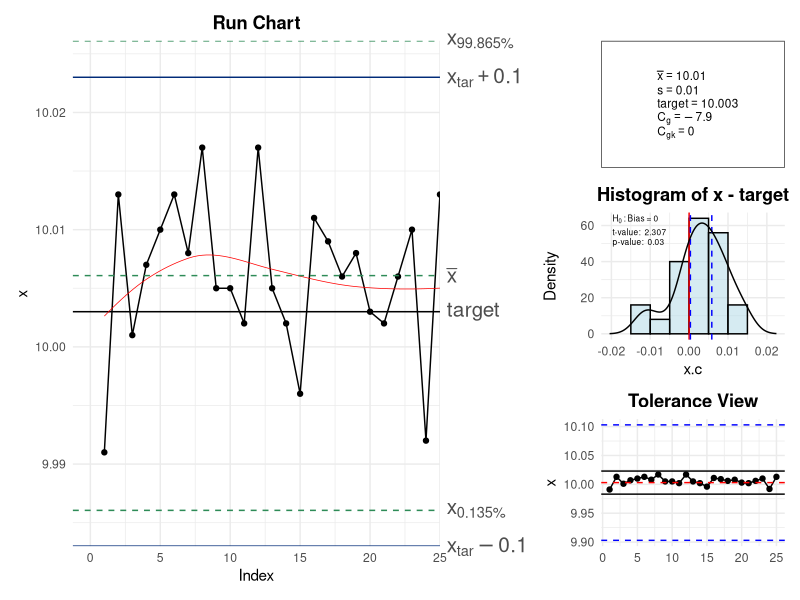

Recreate this plot in R.
library(ggplot2)
library(patchwork)
library(gridExtra)

.cg=function(x, target, tolerance=c(-1,1), ref.interval, facCg, facCgk)
{
  if (missing(x))
    stop("x must be given as a vector")
  if (missing(target))
    target = mean(x)
  if (missing(ref.interval))
    ref.interval = pnorm(3) - pnorm(-3)
  sd = sd(x)
  mean = mean(x)
  ref.ar = qnorm(ref.interval, mean, sd) - qnorm(1 - ref.interval, mean, sd)
  if (missing(facCg))
    facCg = 0.2
  if (missing(facCgk))
    facCgk = 0.1
  if (missing(tolerance))
    stop("tolerance is missing!")
  if (length(tolerance) != 2)
    stop("tolerance has wrong length")
  Cg = (facCg * (abs(diff(tolerance))))/ref.ar
  Cgk = (facCgk * (abs(diff(tolerance))) - abs(target - mean))/(ref.ar/2)
  return(list(Cg, Cgk))
}

cg_RunChart <- function (x, target, tolerance, ref.interval, facCg, facCgk,
                         n = 0.2, type = "b", col = "black", pch = 19,
                         xlim = NULL, ylim = NULL, main = "Run Chart",
                         conf.level = 0.95, cgOut = TRUE)
{
  if (missing(x)) {
    stop("x must be given as a vector")
  }

  if (missing(target)) {
    target <- mean(x)
    targetmissing <- FALSE
  } else {
    targetmissing <- TRUE
  }

  if (missing(ref.interval)) {
    ref.interval <- qnorm(0.99865) - qnorm(0.00135)
  }

  sd <- sd(x)
  mean <- mean(x)
  ref.ar <- qnorm(ref.interval, mean, sd) - qnorm(1 - ref.interval, mean, sd)

  if (missing(facCg)) {
    facCg <- 0.2
  }

  if (missing(facCgk)) {
    facCgk <- 0.1
  }

  if (missing(tolerance)) {
    width <- ref.ar/facCg
    tolerance <- numeric(2)
    tolerance[1] <- mean - width/2
    tolerance[2] <- mean + width/2
  }

  quant1 <- qnorm((1 - ref.interval)/2, mean, sd)
  quant2 <- qnorm(ref.interval + (1 - ref.interval)/2, mean, sd)

  if (length(tolerance) != 2) {
    stop("tolerance has wrong length")
  }

  if (missing(xlim)) {
    xlim <- c(0, length(x))
  }

  if (missing(ylim)) {
    ylim <- c(min(x, target - n/2 * (abs(diff(tolerance))), quant1, quant2),
              max(x, target + n/2 * (abs(diff(tolerance))), quant1, quant2))
  }

  if (missing(main)) {
    main <- "Run Chart"
  }

  Cg <- (facCg * tolerance[2]-tolerance[1])/ref.interval
  Cgk <- (facCgk * abs(target-mean(x))/(ref.interval/2))

  # Create a data frame for plotting
  df <- data.frame(x = x, y = x)

  # Add target line
  df$y_target <- target

  # Calculate the upper and lower control limits
  df$y_lower <- quant1
  df$y_upper <- quant2
  # Calculate the tolerance limits
  df$y_tolerance_lower <- tolerance[1]
  df$y_tolerance_upper <- tolerance[2]

  # Calculate the mean
  df$y_mean <- mean

  # Calculate the Cg and Cgk values
  df$Cg <- Cg
  df$Cgk <- Cgk

  # Create the ggplot
  # 1. Principal plot and target line
  p <- ggplot(df, aes(x = seq_along(x), y = x)) +
    geom_point(color = col, shape = pch) +
    geom_line(color = col, linetype = "solid") +
    scale_x_continuous(limits = c(xlim[1] - 0.05 * xlim[2], xlim[2]), expand = c(0, 0)) +
    labs(title = main, x = "Index", y = "x") +
    theme_minimal() + theme(plot.title = element_text(hjust = 0.5,face = "bold"))+
    geom_hline(aes(yintercept = target)) # Linea target

  # 2. Red Plot (Lowess)
  p <- p + geom_smooth(method = "loess", color = "red", se = FALSE, span = 1.25, size = 0.25,)

  # 3. Green lines
  p <- p + geom_hline(aes(yintercept = mean), linetype = "dashed", color = "seagreen")+  #center line
    geom_hline(aes(yintercept = quant1), linetype = "dashed", color = "seagreen") + # Bottom line
    geom_hline(aes(yintercept = quant2), linetype = "dashed", color = "seagreen")   # Top line
  # 4. Xtar +- 0.1
  p <- p + geom_hline(yintercept = c(target + n/2 * (abs(diff(tolerance))), target - n/2 * (abs(diff(tolerance)))), color = "#012B78", linetype = "solid") # Agregar líneas
  #Label
  p <- p + scale_y_continuous(limits = ylim, expand = c(0, 0),sec.axis =
                                sec_axis(~ .,breaks = c(target,mean,quant1,quant2,target + n/2 * (abs(diff(tolerance))),
                                                        target - n/2 * (abs(diff(tolerance)))),
                                         labels=c("target",
                                                  expression(bar(x)),
                                                  substitute(x[a * b], list(a = round(((1 - ref.interval)/2) * 100, 3), b = "%")),
                                                  substitute(x[a * b], list(a = round(((ref.interval + (1 - ref.interval)/2)) * 100,3), b = "%")),
                                                  substitute(x[tar] + a, list(a = round(n/2, 4))),
                                                  substitute(x[tar] - a, list(a = round(n/2, 4)))))) +
    theme(axis.text.y.right = element_text(size = 15))

  # Label  Cg and Cgk
  if (cgOut == TRUE) {
    caja <- ggplot(data = data.frame(x = 0, y = 0), aes(x, y)) +
      theme_bw() +
      theme(
        axis.text = element_blank(),
        axis.ticks = element_blank(),
        axis.title = element_blank(),
        panel.grid.major = element_blank(),
        panel.grid.minor = element_blank(),
        panel.background = element_rect(fill = "transparent", color = NA),
        plot.background = element_rect(fill = "transparent", color = NA),
        panel.border = element_blank()
      ) +
      xlim(c(0.25,0.26)) + ylim(c(0.24, 0.31))

    caja <- caja +
      annotate('text', x = 0.25, y = 0.30,
               label = paste("Cg: ", round(Cg,digits = 6)),
               parse = TRUE, size = 3, hjust = 0) +
      annotate('text', x = 0.25, y = 0.25,
               label = paste("Cgk:", round(Cgk,digits = 6)),
               parse = TRUE, size = 3, hjust = 0)

    p <- p + inset_element(caja, left = 0.7, right = 1, top = 1, bottom = 0.75)
    suppressMessages(show(p))
  }
  else{
    suppressMessages(show(p))
  }
  invisible(list(Cg, Cgk))
}


cg_HistChart <- function (x, target, tolerance, ref.interval, facCg, facCgk,
                          n = 0.2, col, xlim, ylim, main, conf.level = 0.95, cgOut = TRUE)
{
  if (missing(x))
    stop("x must be given as a vector")
  if (missing(target)) {
    target = mean(x)
    targetmissing = FALSE
  }
  else targetmissing = TRUE
  if (missing(ref.interval))
    ref.interval = pnorm(3) - pnorm(-3)
  sd = sd(x)
  mean = mean(x)
  ref.ar = qnorm(ref.interval, mean, sd) - qnorm(1 - ref.interval,
                                                 mean, sd)
  if (missing(facCg))
    facCg = 0.2
  if (missing(facCgk))
    facCgk = 0.1
  if (missing(tolerance))
    warning("Missing tolerance! The specification limits are choosen to get Cg = 1")
  if (missing(tolerance)) {
    width = ref.ar/facCg
    tolerance = numeric(2)
    tolerance[1] = mean(x) - width/2
    tolerance[2] = mean(x) + width/2
  }
  quant1 = qnorm((1 - ref.interval)/2, mean, sd)
  quant2 = qnorm(ref.interval + (1 - ref.interval)/2, mean,
                 sd)
  if (length(tolerance) != 2)
    stop("tolerance has wrong length")
  if (missing(col))
    col = "lightblue"
  if (missing(xlim))
    xlim = c(0, length(x))
  if (missing(ylim))
    ylim = c(min(x, target - n/2 * (abs(diff(tolerance))),
                 quant1, quant2), max(x, target + n/2 * (abs(diff(tolerance))),
                                      quant1, quant2))
  if (missing(main))
    main = paste("Histogram of", deparse(substitute(x)),
                 "- target")

  Cg <- (facCg * tolerance[2]-tolerance[1])/ref.interval
  Cgk <- (facCgk * abs(target-mean(x))/(ref.interval/2))

  # Calculos previos
  x.c <- x - target
  temp <- hist(x.c, plot = FALSE)
  # Obtenemos la información para el histograma
  df <- data.frame(
    mid = temp$mids,
    density = temp$density
  )
  width <- diff(df$mid)[1] # Ancho de cada barra
  # Histograma
  p <- ggplot(df, aes(x = mid, y = density)) +
    geom_bar(stat = "identity", width = width, fill = "lightblue", color = "black", alpha = 0.5) +
    labs(y = "Density", x = "x.c", title = main) +
    theme_minimal() + theme(plot.title = element_text(hjust = 0.5,face = "bold"))+
    guides(color = guide_legend(title.position = "top", title.hjust = 0.5))
  # Linea x=0
  p <- p + geom_vline(xintercept = 0, color = "red")
  # Intervalos de Confianza - Azules
  test = t.test(x.c, mu = 0, conf.level = conf.level)
  p <- p + geom_vline(aes(xintercept = test$conf.int[1], color = "Confidence interval"), linetype = "dashed", col = "blue") +
    geom_vline(aes(xintercept = test$conf.int[2], color = "Confidence interval"), linetype = "dashed", col = "blue") +
    theme(legend.position = "none")
  # Curva de densidad
  p <- p + geom_line(data = data.frame(x = density(x.c)$x, y = density(x.c)$y), aes(x = x, y = y), color = "black", linewidth = 0.5)

  # Hipotesis, P_val y t_val
  caja <- ggplot(data = data.frame(x = 0, y = 0), aes(x, y)) +
    theme_bw() +
    theme(
      axis.text = element_blank(),
      axis.ticks = element_blank(),
      axis.title = element_blank(),
      panel.grid.major = element_blank(),
      panel.grid.minor = element_blank(),
      panel.background = element_rect(fill = "transparent", color = NA),
      plot.background = element_rect(fill = "transparent", color = NA),
      panel.border = element_blank()
    ) +
    xlim(c(0.25,0.26)) + ylim(c(0.24, 0.36))

  caja <- caja +
    annotate('text', x = 0.25, y = 0.35,
             label = paste("H[0]==", "0"),
             parse = TRUE, size = 3, hjust = 0) +
    annotate('text', x = 0.25, y = 0.30,
             label = paste("t-value: ", round(test$statistic, digits = 3)),
             parse = TRUE, size = 3, hjust = 0) +
    annotate('text', x = 0.25, y = 0.25,
             label = paste("p-value: ", round(test$p.value, 3)),
             parse = TRUE, size = 3, hjust = 0)

  p <- p + inset_element(caja, left = 0, right = 0.35, top = 1, bottom = 0.65)

  # Añadir label del Cg y Cgk
  if (cgOut == TRUE) {
    caja <- ggplot(data = data.frame(x = 0, y = 0), aes(x, y)) +
      theme_bw() +
      theme(
        axis.text = element_blank(),
        axis.ticks = element_blank(),
        axis.title = element_blank(),
        panel.grid.major = element_blank(),
        panel.grid.minor = element_blank(),
        panel.background = element_rect(fill = "transparent", color = NA),
        plot.background = element_rect(fill = "transparent", color = NA),
        panel.border = element_blank()
      ) +
      xlim(c(0.25,0.26)) + ylim(c(0.24, 0.31))

    caja <- caja +
      annotate('text', x = 0.25, y = 0.30,
               label = paste("Cg: ", round(Cg,digits = 6)),
               parse = TRUE, size = 3, hjust = 0) +
      annotate('text', x = 0.25, y = 0.25,
               label = paste("Cgk:", round(Cgk,digits = 6)),
               parse = TRUE, size = 3, hjust = 0)

    p <- p + inset_element(caja, left = 0.7, right = 1, top = 1, bottom = 0.75)
    show(p)
  }
  else{
    caja <- ggplot(data = data.frame(x = 0, y = 0), aes(x, y)) +
      theme_bw() +
      theme(
        axis.text = element_blank(),
        axis.ticks = element_blank(),
        axis.title = element_blank(),
        panel.grid.major = element_blank(),
        panel.grid.minor = element_blank(),
        panel.background = element_rect(fill = "transparent", color = NA),
        plot.background = element_rect(fill = "transparent", color = NA),
        panel.border = element_blank()
      ) +
      xlim(c(0.25,0.26)) + ylim(c(0.24, 0.31))

    caja <- caja +
      annotate('text', x = 0.25, y = 0.30,
               label = "----- conf. int", size = 3, hjust = 0, colour = "blue")

    p <- p + inset_element(caja, left = 0.75, right = 1, top = 1, bottom = 0.75)
    show(p)
  }
  invisible(list(Cg, Cgk))
}

cg_ToleranceChart <- function (x, target, tolerance, ref.interval, facCg, facCgk,
                               n = 0.2, type, col, pch, xlim, ylim, main, conf.level = 0.95,
                               cgOut = TRUE)
{
  if (missing(x))
    stop("x must be given as a vector")
  if (missing(target)) {
    target = mean(x)
    targetmissing = FALSE
  }
  else targetmissing = TRUE
  if (missing(ref.interval))
    ref.interval = pnorm(3) - pnorm(-3)
  sd = sd(x)
  mean = mean(x)
  ref.ar = qnorm(ref.interval, mean, sd) - qnorm(1 - ref.interval,
                                                 mean, sd)
  if (missing(facCg))
    facCg = 0.2
  if (missing(facCgk))
    facCgk = 0.1
  if (missing(tolerance))
    warning("Missing tolerance! The specification limits are choosen to get Cg = 1")
  if (missing(tolerance)) {
    width = ref.ar/facCg
    tolerance = numeric(2)
    tolerance[1] = mean(x) - width/2
    tolerance[2] = mean(x) + width/2
  }
  quant1 = qnorm((1 - ref.interval)/2, mean, sd)
  quant2 = qnorm(ref.interval + (1 - ref.interval)/2, mean,
                 sd)
  if (length(tolerance) != 2)
    stop("tolerance has wrong length")
  if (missing(type))
    type = "b"
  if (missing(col))
    col = 1
  if (missing(pch))
    pch = 19
  if (missing(xlim))
    xlim = c(0, length(x))
  if (missing(ylim))
    ylim = c(min(x, target - n/2 * (abs(diff(tolerance))),
                 quant1, quant2), max(x, target + n/2 * (abs(diff(tolerance))),
                                      quant1, quant2))
  if (missing(main))
    main = "Tolerance View"
  Cg <- (facCg * tolerance[2]-tolerance[1])/ref.interval
  Cgk <- (facCgk * abs(target-mean(x))/(ref.interval/2))

  # Gráfica
  p <- ggplot(data.frame(x = 1:length(x), y = x), aes(x = x, y = y)) +
    geom_point(color = col, shape = pch) +
    geom_line(color = col, linetype = "solid")+
    geom_hline(aes(yintercept = target), linetype = "dashed", color = "red") +
    geom_hline(aes(yintercept = tolerance[1]), linetype = "dashed", color = "blue") +
    geom_hline(aes(yintercept = tolerance[2]), linetype = "dashed", color = "blue") +
    geom_hline(aes(yintercept = (target + n/2 * (tolerance[2] - tolerance[1]))), color = "black") +
    geom_hline(aes(yintercept = (target - n/2 * (tolerance[2] - tolerance[1]))), color = "black") +
    scale_color_manual(values = c("Data" = col)) +
    labs(x = "", y = "x", color = "Variable", title = main)+
    theme_bw()+theme(plot.title = element_text(hjust = 0.5,face = "bold"))+
    theme(legend.position = "none")

  if (cgOut == TRUE) {
    caja <- ggplot(data = data.frame(x = 0, y = 0), aes(x, y)) +
      theme_bw() +
      theme(
        axis.text = element_blank(),
        axis.ticks = element_blank(),
        axis.title = element_blank(),
        panel.grid.major = element_blank(),
        panel.grid.minor = element_blank(),
        panel.background = element_rect(fill = "transparent", color = NA),
        plot.background = element_rect(fill = "transparent", color = NA),
        panel.border = element_blank()
      ) +
      xlim(c(0.25,0.26)) + ylim(c(0.24, 0.31))

    caja <- caja +
      annotate('text', x = 0.25, y = 0.30,
               label = paste("Cg: ", round(Cg,digits = 6)),
               parse = TRUE, size = 3, hjust = 0) +
      annotate('text', x = 0.25, y = 0.25,
               label = paste("Cgk:", round(Cgk,digits = 6)),
               parse = TRUE, size = 3, hjust = 0)

    p <- p + inset_element(caja, left = 0.7, right = 1, top = 1, bottom = 0.75)
    show(p)
  }
  else{
    show(p)
  }
  invisible(list(Cg, Cgk))
}


cg_ <- function (x, target, tolerance, ref.interval, facCg, facCgk, n = 0.2,
                   type, col, pch, xlim, ylim, conf.level = 0.95, cex.val = 1.5)
{
    old.par <- par(no.readonly = TRUE)
    if (missing(x))
      stop("x must be given as a vector")
    if (missing(target)) {
      target = mean(x)
      targetmissing = FALSE
    }
    else
      targetmissing = TRUE
    if (missing(ref.interval))
      ref.interval = pnorm(3) - pnorm(-3)
    sd = sd(x)
    mean = mean(x)
    ref.ar = qnorm(ref.interval, mean, sd) - qnorm(1 - ref.interval,
                                                   mean, sd)
    if (missing(facCg))
      facCg = 0.2
    if (missing(facCgk))
      facCgk = 0.1
    if (missing(tolerance))
      warning("Missing tolerance! The specification limits are choosen to get Cg = 1")
    if (missing(tolerance)) {
      width = ref.ar / facCg
      tolerance = numeric(2)
      tolerance[1] = mean(x) - width / 2
      tolerance[2] = mean(x) + width / 2
    }
    quant1 = qnorm((1 - ref.interval) / 2, mean, sd)
    quant2 = qnorm(ref.interval + (1 - ref.interval) / 2, mean,
                   sd)
    if (length(tolerance) != 2)
      stop("tolerance has wrong length")
    if (missing(type))
      type = "b"
    if (missing(col))
      col = 1
    if (missing(pch))
      pch = 19
    if (missing(xlim))
      xlim = c(0, length(x))
    if (missing(ylim))
      ylim = c(min(x, target - n / 2 * (abs(diff(
        tolerance
      ))),
      quant1, quant2),
      max(x, target + n / 2 * (abs(diff(
        tolerance
      ))),
      quant1, quant2))
    Cg <- (facCg * tolerance[2] - tolerance[1]) / ref.interval
    Cgk <- (facCgk * abs(target - mean(x)) / (ref.interval / 2))

    # Plots

    # RunChart
    df1 <- data.frame(x = x, y = x)
    df1$y_target <- target
    df1$y_lower <- quant1
    df1$y_upper <- quant2
    df1$y_tolerance_lower <- tolerance[1]
    df1$y_tolerance_upper <- tolerance[2]
    df1$y_mean <- mean
    df1$Cg <- Cg
    df1$Cgk <- Cgk
    p1 <- ggplot(df1, aes(x = seq_along(x), y = x)) +
      geom_point(color = col, shape = pch) +
      geom_line(color = col, linetype = "solid") +
      scale_x_continuous(limits = c(xlim[1] - 0.05 * xlim[2], xlim[2]),
                         expand = c(0, 0)) +
      labs(title = "Run Chart", x = "Index", y = "x") +
      theme_minimal() + theme(plot.title = element_text(hjust = 0.5, face = "bold")) +
      geom_hline(aes(yintercept = target)) +
      geom_smooth(
        method = "loess",
        color = "red",
        se = FALSE,
        span = 1.25,
        size = 0.25
      ) +
      geom_hline(aes(yintercept = mean),
                 linetype = "dashed",
                 color = "seagreen") +  #center line
      geom_hline(aes(yintercept = quant1),
                 linetype = "dashed",
                 color = "seagreen") + # Bottom line
      geom_hline(aes(yintercept = quant2),
                 linetype = "dashed",
                 color = "seagreen") +
      geom_hline(
        yintercept = c(target + n / 2 * (abs(diff(
          tolerance
        ))), target - n / 2 * (abs(diff(
          tolerance
        )))),
        color = "#012B78",
        linetype = "solid"
      ) +
      scale_y_continuous(
        limits = ylim,
        expand = c(0, 0),
        sec.axis =
          sec_axis(
            ~ .,
            breaks = c(
              target,
              mean,
              quant1,
              quant2,
              target + n / 2 * (abs(diff(tolerance))),
              target - n / 2 * (abs(diff(tolerance)))
            ),
            labels = c(
              "target",
              expression(bar(x)),
              substitute(x[a * b], list(a = round(((1 - ref.interval) / 2
              ) * 100, 3), b = "%")),
              substitute(x[a * b], list(a = round(((ref.interval + (1 - ref.interval) /
                                                      2)
              ) * 100,
              3), b = "%")),
              substitute(x[tar] + a, list(a = round(n / 2, 4))),
              substitute(x[tar] - a, list(a = round(n / 2, 4)))
            )
          )
      ) + theme(axis.text.y.right = element_text(size = 15))

    # HistChart
    x.c <- x - target
    temp <- hist(x.c, plot = FALSE)
    df3 <- data.frame(mid = temp$mids,
                      density = temp$density)
    width <- diff(df3$mid)[1] # Ancho de cada barra
    p3 <- ggplot(df3, aes(x = mid, y = density)) +
      geom_bar(
        stat = "identity",
        width = width,
        fill = "lightblue",
        color = "black",
        alpha = 0.5
      ) +
      labs(y = "Density", x = "x.c", title = paste("Histogram of",deparse(substitute(x)),"- target")) +
      theme_minimal() + theme(plot.title = element_text(hjust = 0.5, face = "bold")) +
      guides(color = guide_legend(title.position = "top", title.hjust = 0.5)) +
      geom_vline(xintercept = 0, color = "red")

    test = t.test(x.c, mu = 0, conf.level = conf.level)
    p3 <-
      p3 + geom_vline(
        aes(xintercept = test$conf.int[1], color = "Confidence interval"),
        linetype = "dashed",
        col = "blue"
      ) +
      geom_vline(
        aes(xintercept = test$conf.int[2], color = "Confidence interval"),
        linetype = "dashed",
        col = "blue"
      ) +
      theme(legend.position = "none") +
      geom_line(
        data = data.frame(x = density(x.c)$x, y = density(x.c)$y),
        aes(x = x, y = y),
        color = "black",
        linewidth = 0.5
      )

    p3 <-
      p3 + annotation_custom(grob = grid::textGrob(
        label = c(expression(paste(H[0], " : Bias = 0"))),
        x = unit(0.05, "npc") + unit(0.05, "cm"),
        y = unit(1, "npc") - unit(0.05, "cm"),
        just = c("left", "top"),
        gp = grid::gpar(fontsize = 6, fontface = "bold")
      )) +
      annotation_custom(grob = grid::textGrob(
        label = c(paste("t-value: ", round(test$statistic, 3))),
        x = unit(0.05, "npc") + unit(0.05, "cm"),
        y = unit(1, "npc") - unit(0.4, "cm"),
        just = c("left", "top"),
        gp = grid::gpar(fontsize = 6)
      )) +
      annotation_custom(grob = grid::textGrob(
        label = c(paste("p-value: ", round(test$p.value, 3))),
        x = unit(0.05, "npc") + unit(0.05, "cm"),
        y = unit(1, "npc") - unit(0.65, "cm"),
        just = c("left", "top"),
        gp = grid::gpar(fontsize = 6)
      ))

    # Tolerance View
    p4 <-
      ggplot(data.frame(x = 1:length(x), y = x), aes(x = x, y = y)) +
      geom_point(color = col, shape = pch) +
      geom_line(color = col, linetype = "solid") +
      geom_hline(aes(yintercept = target),
                 linetype = "dashed",
                 color = "red") +
      geom_hline(aes(yintercept = tolerance[1]),
                 linetype = "dashed",
                 color = "blue") +
      geom_hline(aes(yintercept = tolerance[2]),
                 linetype = "dashed",
                 color = "blue") +
      geom_hline(aes(yintercept = (target + n / 2 * (
        tolerance[2] - tolerance[1]
      ))), color = "black") +
      geom_hline(aes(yintercept = (target - n / 2 * (
        tolerance[2] - tolerance[1]
      ))), color = "black") +
      scale_color_manual(values = c("Data" = col)) +
      labs(
        x = "",
        y = "x",
        color = "Variable",
        title = "Tolerance View"
      ) +
      theme_minimal() + theme(plot.title = element_text(hjust = 0.5, face = "bold")) +
      theme(legend.position = "none")

    # Data Box
    p2 <- ggplot(data = data.frame(x = 0, y = 0), aes(x, y)) +
      theme_bw() +
      annotate(
        'text',
        x = 0.25,
        y = 0.40,
        label = paste("bar(x)==", round(mean, 2)),
        parse = TRUE,
        size = 3,
        hjust = 0
      ) +
      annotate(
        'text',
        x = 0.25,
        y = 0.35,
        label = paste("s==", round(sd, 2)),
        parse = TRUE,
        size = 3,
        hjust = 0
      ) +
      annotate(
        'text',
        x = 0.25,
        y = 0.3,
        label = paste("target==", round(target, 5)),
        parse = TRUE,
        size = 3,
        hjust = 0
      ) +
      annotate(
        'text',
        x = 0.25,
        y = 0.25,
        label = paste("C[g]==", round(Cg, 2)),
        parse = TRUE,
        size = 3,
        hjust = 0
      ) +
      annotate(
        'text',
        x = 0.25,
        y = 0.20,
        label = paste("C[gk]==", round(Cgk, 2)),
        parse = TRUE,
        size = 3,
        hjust = 0
      ) +
      theme(
        axis.text = element_blank(),
        axis.ticks = element_blank(),
        axis.title = element_blank(),
        panel.grid.major = element_blank(),
        panel.grid.minor = element_blank()
      ) +
      xlim(c(0.15, 0.5)) + ylim(c(0.1, 0.5))

    design <- "
  112
  113
  114
  "
    p <- p1 + p2 + p3 + p4 + plot_layout(design = design)

    suppressMessages(show(p))

    invisible(list(Cg, Cgk))
  }


x <- c ( 9.991, 10.013, 10.001, 10.007, 10.010, 10.013, 10.008, 10.017, 10.005, 10.005, 10.002,
         10.017, 10.005, 10.002, 9.996, 10.011, 10.009 , 10.006, 10.008, 10.003, 10.002, 10.006,
         10.010, 9.992, 10.013)

cg_(x, target = 10.003, tolerance = c(9.903, 10.103))

